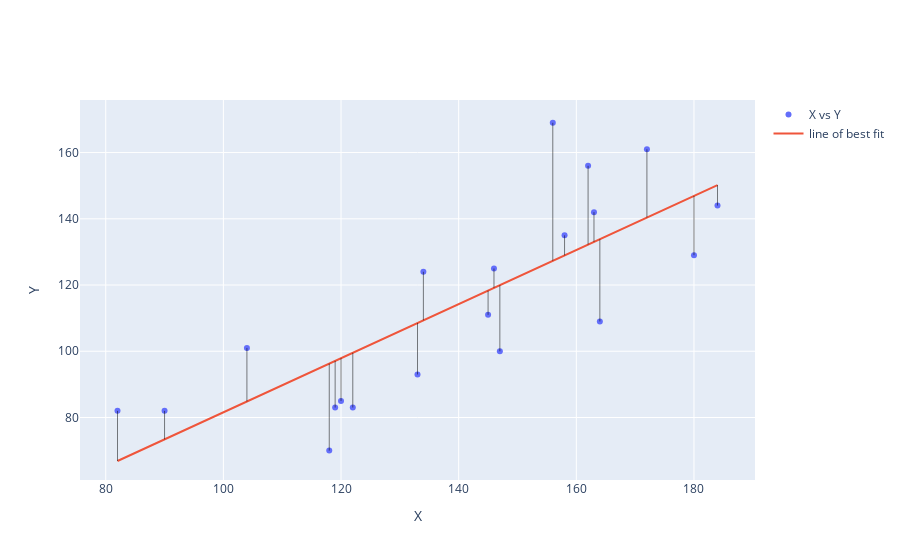

This figure's notebook cell:
### Code cell
# regression
df['bestfit'] = sm.OLS(df['Y'],sm.add_constant(df['X'])).fit().fittedvalues

# plotly figure setup
fig=go.Figure()
fig.add_trace(go.Scatter(name='X vs Y', x=df['X'], y=df['Y'].values, mode='markers'))
fig.add_trace(go.Scatter(name='line of best fit', x=X, y=df['bestfit'], mode='lines'))


# plotly figure layout
fig.update_layout(xaxis_title = 'X', yaxis_title = 'Y')

# retrieve x-values from one of the series
xVals = fig.data[0]['x']

errors = {} # container for prediction errors

# organize data for errors in a dict
for d in fig.data:
    errors[d['mode']]=d['y']
    print(f"d['mode']: {d['mode']}")
    print(f"d['y']: {d['y']}")

shapes = [] # container for shapes

# make a line shape for each error == distance between each marker and line points
for i, x in enumerate(xVals):
    shapes.append(go.layout.Shape(type="line",
                                    x0=x,
                                    y0=errors['markers'][i],
                                    x1=x,
                                    y1=errors['lines'][i],
                                    line=dict(
                                        #color=np.random.choice(colors,1)[0],
                                        color = 'black',
                                        width=1),
                                    opacity=0.5,
                                    layer="above")
                 )

# include shapes in layout
fig.update_layout(shapes=shapes)
fig.show()

### Figure 1 — Plotly figure (JSON) as saved in the notebook; plotly's stock layout.template omitted (floating-point values rounded to 4 significant figures)
{"data": [{"mode": "markers", "name": "X vs Y", "type": "scatter", "x": [82, 90, 104, 122, 119, 118, 120, 133, 145, 134, 146, 158, 163, 162, 156, 172, 184, 180, 164, 147], "y": [82, 82, 101, 83, 83, 70, 85, 93, 111, 124, 125, 135, 142, 156, 169, 161, 144, 129, 109, 100]}, {"mode": "lines", "name": "line of best fit", "type": "scatter", "x": [82, 90, 104, 122, 119, 118, 120, 133, 145, 134, 146, 158, 163, 162, 156, 172, 184, 180, 164, 147], "y": [66.86, 73.4, 84.83, 99.54, 97.09, 96.27, 97.9, 108.5, 118.3, 109.3, 119.1, 128.9, 133.0, 132.2, 127.3, 140.4, 150.2, 146.9, 133.8, 120.0]}], "layout": {"shapes": [{"layer": "above", "line": {"color": "black", "width": 1}, "opacity": 0.5, "type": "line", "x0": 82, "x1": 82, "y0": 82, "y1": 66.86}, {"layer": "above", "line": {"color": "black", "width": 1}, "opacity": 0.5, "type": "line", "x0": 90, "x1": 90, "y0": 82, "y1": 73.4}, {"layer": "above", "line": {"color": "black", "width": 1}, "opacity": 0.5, "type": "line", "x0": 104, "x1": 104, "y0": 101, "y1": 84.83}, {"layer": "above", "line": {"color": "black", "width": 1}, "opacity": 0.5, "type": "line", "x0": 122, "x1": 122, "y0": 83, "y1": 99.54}, {"layer": "above", "line": {"color": "black", "width": 1}, "opacity": 0.5, "type": "line", "x0": 119, "x1": 119, "y0": 83, "y1": 97.09}, {"layer": "above", "line": {"color": "black", "width": 1}, "opacity": 0.5, "type": "line", "x0": 118, "x1": 118, "y0": 70, "y1": 96.27}, {"layer": "above", "line": {"color": "black", "width": 1}, "opacity": 0.5, "type": "line", "x0": 120, "x1": 120, "y0": 85, "y1": 97.9}, {"layer": "above", "line": {"color": "black", "width": 1}, "opacity": 0.5, "type": "line", "x0": 133, "x1": 133, "y0": 93, "y1": 108.5}, {"layer": "above", "line": {"color": "black", "width": 1}, "opacity": 0.5, "type": "line", "x0": 145, "x1": 145, "y0": 111, "y1": 118.3}, {"layer": "above", "line": {"color": "black", "width": 1}, "opacity": 0.5, "type": "line", "x0": 134, "x1": 134, "y0": 124, "y1": 109.3}, {"layer": "above", "line": {"color": "black", "width": 1}, "opacity": 0.5, "type": "line", "x0": 146, "x1": 146, "y0": 125, "y1": 119.1}, {"layer": "above", "line": {"color": "black", "width": 1}, "opacity": 0.5, "type": "line", "x0": 158, "x1": 158, "y0": 135, "y1": 128.9}, {"layer": "above", "line": {"color": "black", "width": 1}, "opacity": 0.5, "type": "line", "x0": 163, "x1": 163, "y0": 142, "y1": 133.0}, {"layer": "above", "line": {"color": "black", "width": 1}, "opacity": 0.5, "type": "line", "x0": 162, "x1": 162, "y0": 156, "y1": 132.2}, {"layer": "above", "line": {"color": "black", "width": 1}, "opacity": 0.5, "type": "line", "x0": 156, "x1": 156, "y0": 169, "y1": 127.3}, {"layer": "above", "line": {"color": "black", "width": 1}, "opacity": 0.5, "type": "line", "x0": 172, "x1": 172, "y0": 161, "y1": 140.4}, {"layer": "above", "line": {"color": "black", "width": 1}, "opacity": 0.5, "type": "line", "x0": 184, "x1": 184, "y0": 144, "y1": 150.2}, {"layer": "above", "line": {"color": "black", "width": 1}, "opacity": 0.5, "type": "line", "x0": 180, "x1": 180, "y0": 129, "y1": 146.9}, {"layer": "above", "line": {"color": "black", "width": 1}, "opacity": 0.5, "type": "line", "x0": 164, "x1": 164, "y0": 109, "y1": 133.8}, {"layer": "above", "line": {"color": "black", "width": 1}, "opacity": 0.5, "type": "line", "x0": 147, "x1": 147, "y0": 100, "y1": 120.0}], "xaxis": {"title": {"text": "X"}}, "yaxis": {"title": {"text": "Y"}}}}
